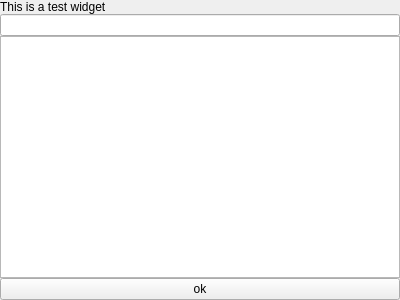
<?xml version="1.0" encoding="UTF-8"?>
<ui version="4.0">
 <class>TmpWidget</class>
 <widget class="QWidget" name="TmpWidget">
  <property name="geometry">
   <rect>
    <x>0</x>
    <y>0</y>
    <width>400</width>
    <height>300</height>
   </rect>
  </property>
  <property name="windowTitle">
   <string>TmpWidget</string>
  </property>
  <layout class="QVBoxLayout" name="verticalLayout">
   <property name="spacing">
    <number>0</number>
   </property>
   <property name="margin">
    <number>0</number>
   </property>
   <item>
    <widget class="QLabel" name="label">
     <property name="text">
      <string>This is a test widget</string>
     </property>
    </widget>
   </item>
   <item>
    <widget class="QLineEdit" name="lineEdit"/>
   </item>
   <item>
    <widget class="QTreeView" name="treeView"/>
   </item>
   <item>
    <widget class="QPushButton" name="pushButton">
     <property name="text">
      <string>ok</string>
     </property>
    </widget>
   </item>
  </layout>
 </widget>
 <layoutdefault spacing="6" margin="11"/>
 <resources/>
 <connections/>
</ui>
